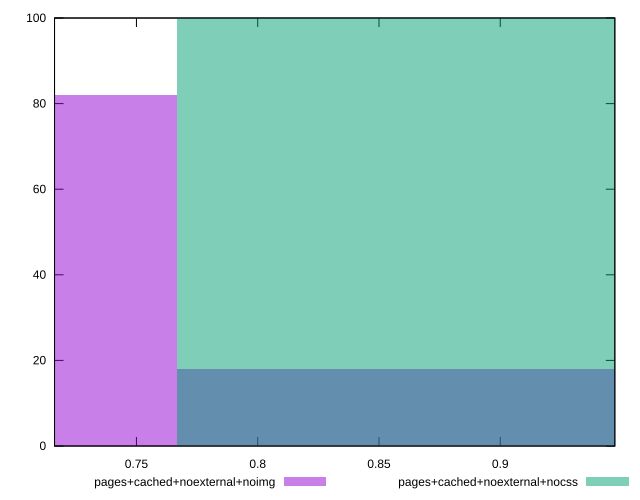

Source code (gnuplot):
reset

$pagesCachedNoexternalNoimg <<EOF
0.6572763264352022 82
0.8763684352469363 18
EOF

$pagesCachedNoexternalNocss <<EOF
0.8763684352469363 100
EOF

set key outside below
set boxwidth 0.21909210881173408
set xrange [0.7162280112814366:0.9472376389475392]
set yrange [0:100]
set style fill transparent solid 0.5 noborder
set terminal svg size 640, 500 enhanced background rgb 'white'
set output "report_00007_2020-12-11T15:55:29.892Z/meta/score/comparison/histogram/8_vs_9.svg"

plot $pagesCachedNoexternalNoimg title "pages+cached+noexternal+noimg" with boxes, \
     $pagesCachedNoexternalNocss title "pages+cached+noexternal+nocss" with boxes

reset
